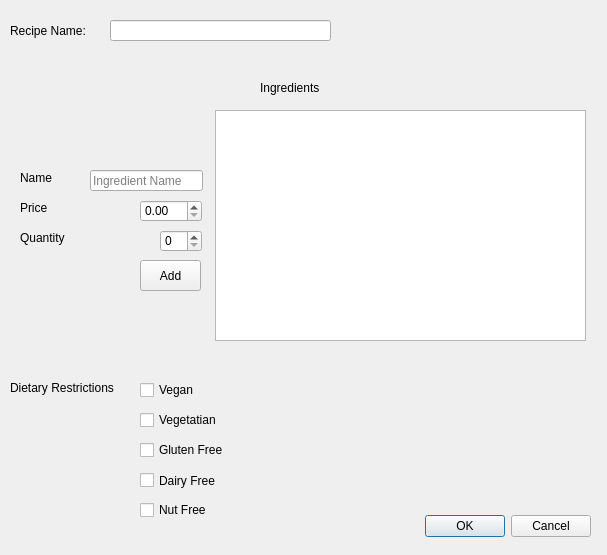
<?xml version="1.0" encoding="UTF-8"?>
<ui version="4.0">
 <class>NewRecipe</class>
 <widget class="QDialog" name="NewRecipe">
  <property name="geometry">
   <rect>
    <x>0</x>
    <y>0</y>
    <width>607</width>
    <height>555</height>
   </rect>
  </property>
  <property name="windowTitle">
   <string>Dialog</string>
  </property>
  <widget class="QDialogButtonBox" name="buttonBox">
   <property name="geometry">
    <rect>
     <x>250</x>
     <y>510</y>
     <width>341</width>
     <height>32</height>
    </rect>
   </property>
   <property name="orientation">
    <enum>Qt::Horizontal</enum>
   </property>
   <property name="standardButtons">
    <set>QDialogButtonBox::Cancel|QDialogButtonBox::Ok</set>
   </property>
  </widget>
  <widget class="QLabel" name="label">
   <property name="geometry">
    <rect>
     <x>10</x>
     <y>20</y>
     <width>91</width>
     <height>21</height>
    </rect>
   </property>
   <property name="text">
    <string>Recipe Name:</string>
   </property>
  </widget>
  <widget class="QLineEdit" name="lineEdit">
   <property name="geometry">
    <rect>
     <x>110</x>
     <y>20</y>
     <width>221</width>
     <height>21</height>
    </rect>
   </property>
  </widget>
  <widget class="QLabel" name="label_2">
   <property name="geometry">
    <rect>
     <x>260</x>
     <y>80</y>
     <width>91</width>
     <height>16</height>
    </rect>
   </property>
   <property name="text">
    <string>Ingredients</string>
   </property>
  </widget>
  <widget class="QLineEdit" name="ingredientName">
   <property name="geometry">
    <rect>
     <x>90</x>
     <y>170</y>
     <width>113</width>
     <height>21</height>
    </rect>
   </property>
   <property name="text">
    <string/>
   </property>
   <property name="placeholderText">
    <string>Ingredient Name</string>
   </property>
  </widget>
  <widget class="QPushButton" name="addIngredientButton">
   <property name="geometry">
    <rect>
     <x>140</x>
     <y>260</y>
     <width>61</width>
     <height>31</height>
    </rect>
   </property>
   <property name="text">
    <string>Add</string>
   </property>
  </widget>
  <widget class="QDoubleSpinBox" name="ingredientPrice">
   <property name="geometry">
    <rect>
     <x>140</x>
     <y>200</y>
     <width>62</width>
     <height>22</height>
    </rect>
   </property>
  </widget>
  <widget class="QLabel" name="label_3">
   <property name="geometry">
    <rect>
     <x>20</x>
     <y>170</y>
     <width>58</width>
     <height>16</height>
    </rect>
   </property>
   <property name="text">
    <string>Name</string>
   </property>
  </widget>
  <widget class="QLabel" name="label_4">
   <property name="geometry">
    <rect>
     <x>20</x>
     <y>200</y>
     <width>58</width>
     <height>16</height>
    </rect>
   </property>
   <property name="text">
    <string>Price</string>
   </property>
  </widget>
  <widget class="QLabel" name="label_5">
   <property name="geometry">
    <rect>
     <x>20</x>
     <y>230</y>
     <width>58</width>
     <height>16</height>
    </rect>
   </property>
   <property name="text">
    <string>Quantity</string>
   </property>
  </widget>
  <widget class="QSpinBox" name="ingredientQuantity">
   <property name="geometry">
    <rect>
     <x>160</x>
     <y>230</y>
     <width>42</width>
     <height>22</height>
    </rect>
   </property>
  </widget>
  <widget class="QTableView" name="ingredientsList">
   <property name="geometry">
    <rect>
     <x>215</x>
     <y>110</y>
     <width>371</width>
     <height>231</height>
    </rect>
   </property>
  </widget>
  <widget class="QLabel" name="label_6">
   <property name="geometry">
    <rect>
     <x>10</x>
     <y>380</y>
     <width>141</width>
     <height>16</height>
    </rect>
   </property>
   <property name="text">
    <string>Dietary Restrictions</string>
   </property>
  </widget>
  <widget class="QCheckBox" name="veganBox">
   <property name="geometry">
    <rect>
     <x>140</x>
     <y>380</y>
     <width>85</width>
     <height>20</height>
    </rect>
   </property>
   <property name="text">
    <string>Vegan</string>
   </property>
  </widget>
  <widget class="QCheckBox" name="vegBox">
   <property name="geometry">
    <rect>
     <x>140</x>
     <y>410</y>
     <width>85</width>
     <height>20</height>
    </rect>
   </property>
   <property name="text">
    <string>Vegetatian</string>
   </property>
  </widget>
  <widget class="QCheckBox" name="glutenBox">
   <property name="geometry">
    <rect>
     <x>140</x>
     <y>440</y>
     <width>101</width>
     <height>20</height>
    </rect>
   </property>
   <property name="text">
    <string>Gluten Free</string>
   </property>
  </widget>
  <widget class="QCheckBox" name="dairyBox">
   <property name="geometry">
    <rect>
     <x>140</x>
     <y>470</y>
     <width>85</width>
     <height>21</height>
    </rect>
   </property>
   <property name="text">
    <string>Dairy Free</string>
   </property>
  </widget>
  <widget class="QCheckBox" name="nutBox">
   <property name="geometry">
    <rect>
     <x>140</x>
     <y>500</y>
     <width>85</width>
     <height>20</height>
    </rect>
   </property>
   <property name="text">
    <string>Nut Free</string>
   </property>
  </widget>
 </widget>
 <resources/>
 <connections>
  <connection>
   <sender>buttonBox</sender>
   <signal>accepted()</signal>
   <receiver>NewRecipe</receiver>
   <slot>accept()</slot>
   <hints>
    <hint type="sourcelabel">
     <x>248</x>
     <y>254</y>
    </hint>
    <hint type="destinationlabel">
     <x>157</x>
     <y>274</y>
    </hint>
   </hints>
  </connection>
  <connection>
   <sender>buttonBox</sender>
   <signal>rejected()</signal>
   <receiver>NewRecipe</receiver>
   <slot>reject()</slot>
   <hints>
    <hint type="sourcelabel">
     <x>316</x>
     <y>260</y>
    </hint>
    <hint type="destinationlabel">
     <x>286</x>
     <y>274</y>
    </hint>
   </hints>
  </connection>
 </connections>
</ui>
